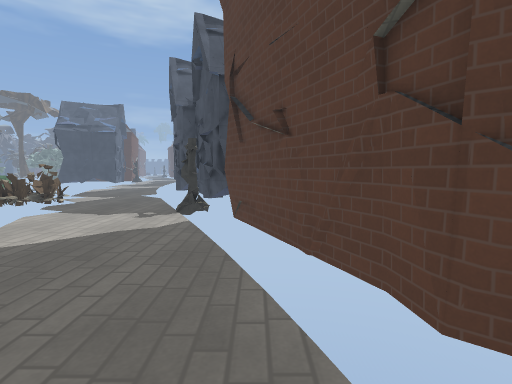
view 1 (above)

18 first-person views from a walk through a Godot game level. The camera is 1.4 m above the floor, tilts 4° down and sees 80° across. The floor is counted in squares, 1 m on a side. Each view is taken from the middle of a square. On the plan, view 1 faces up. The plan holds only what a view shows up to about 14 squares ahead; the rest is blank. The place goes on beyond the plan. Surface patterns are stand-ins for the level's own textures.

view 2
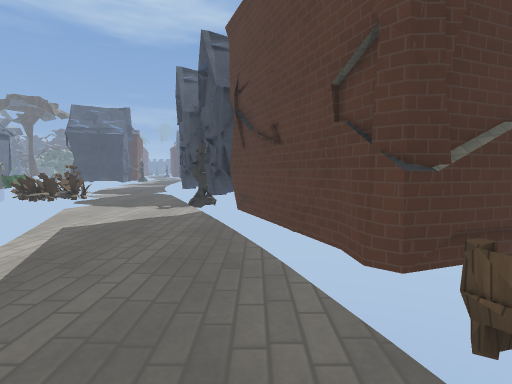

view 3
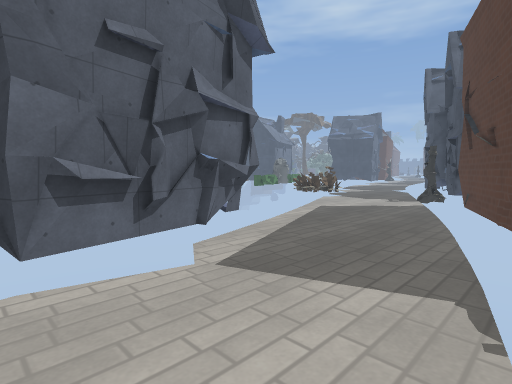

view 4
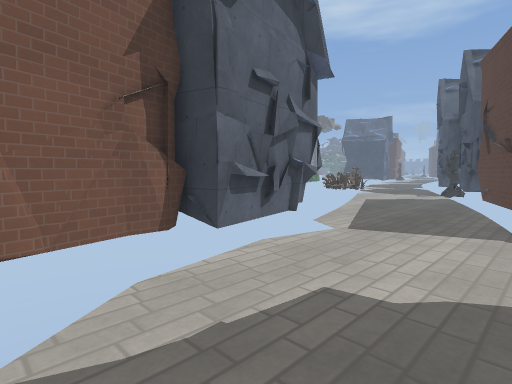

view 5
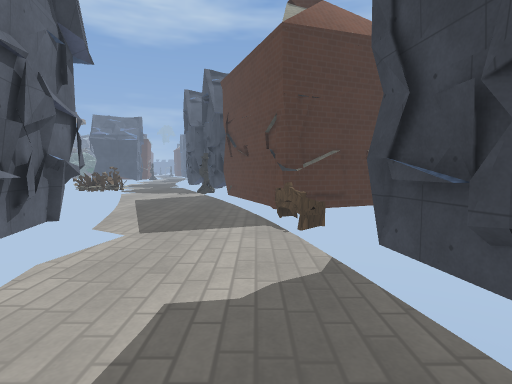

view 6
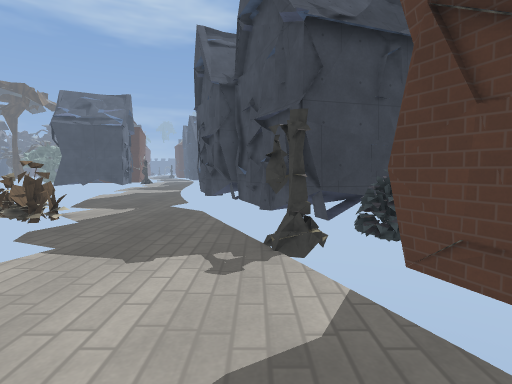

view 7
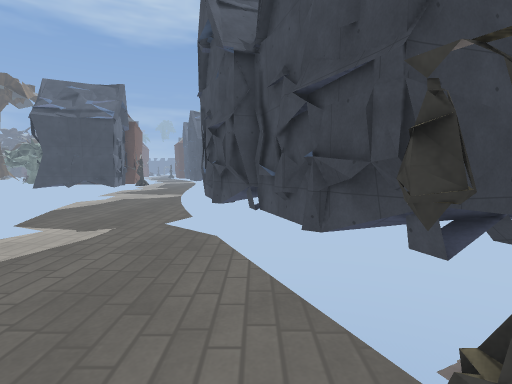

view 8
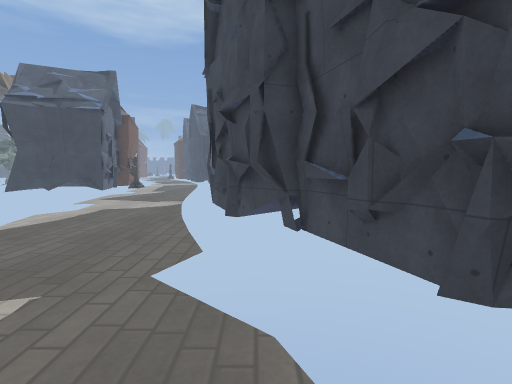

view 9
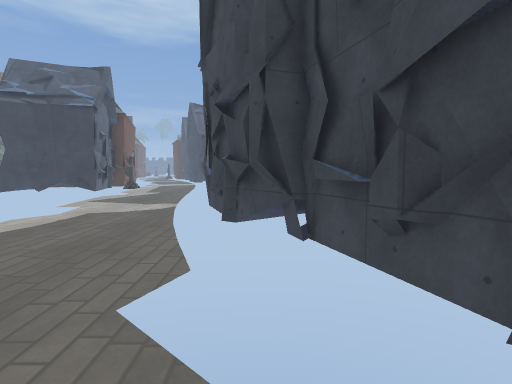

view 10
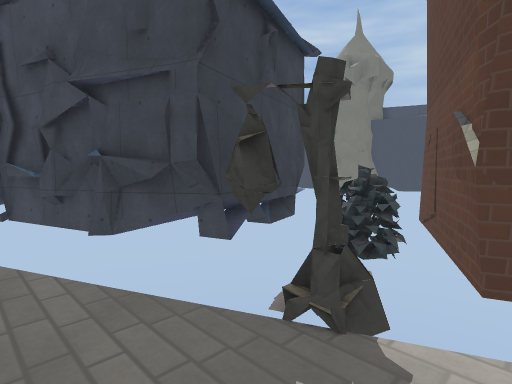

view 11
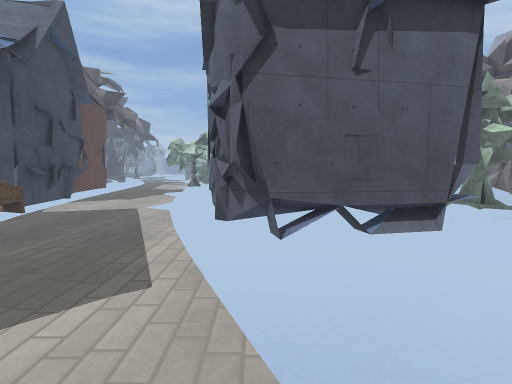

view 12
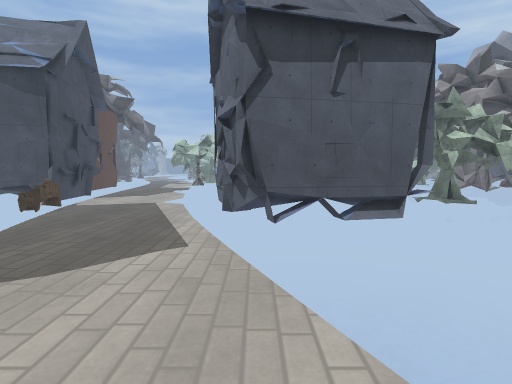

view 13
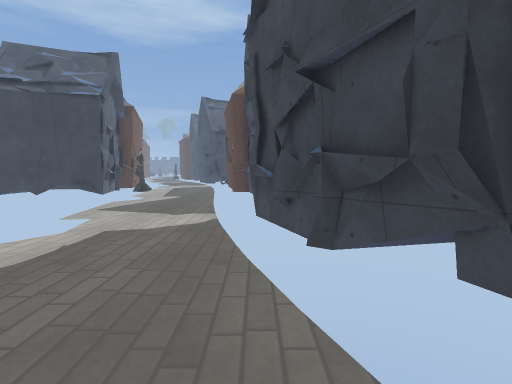

view 14
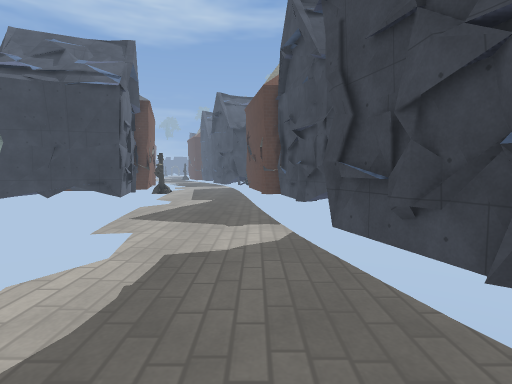

view 15
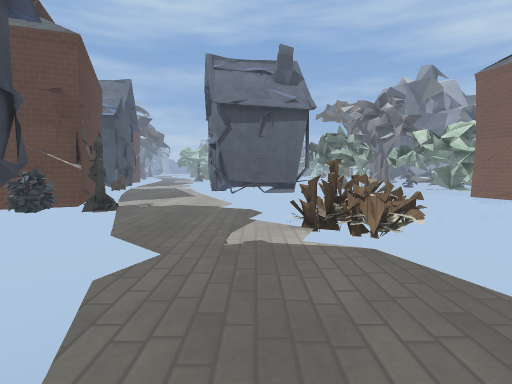

view 16
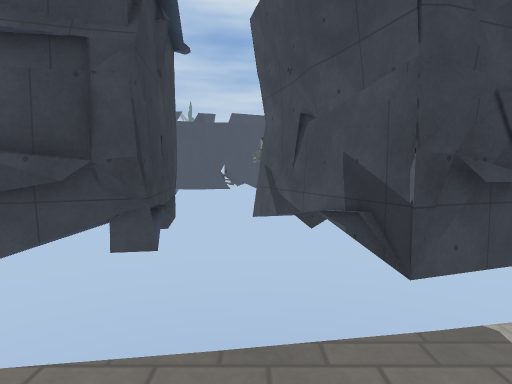

view 17
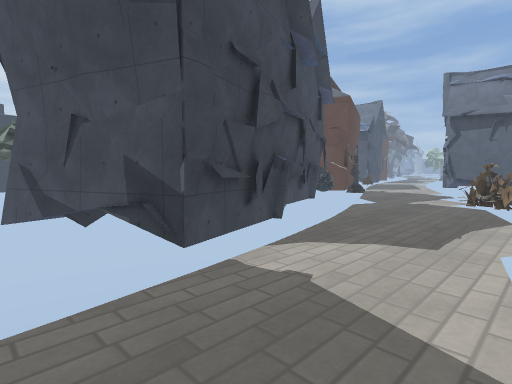

view 18
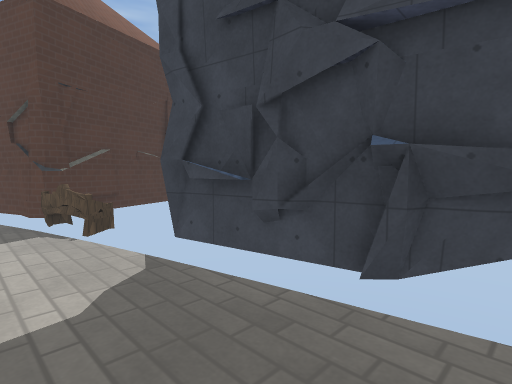

### Floor plan
Key: @ floor where view 1 was taken; # wall or solid block; . main floor; - floor 121.5 m lower than the main floor; = window, fence, low wall or low ledge; v drop or lower ground; B bench; T tree.
Columns run from 16 left of view 1 to 4 right of it. Each row starts with its distance up from view 1.
 33     ...  ##
 32    v...v v#   ##v
 31    v...v v###vv
 30    ....v
 29    v....     v#v
 28    v....v vv###
 27    v....v####
 26    v....v#
 25     v...vv#
 24      ....v#
 23     v....v##
 22     v....vv#
 21     v....vv##
 20      .....vv##
 19      v....v v#
 18      v....v  #
 17       ....v  ##
 16      vvv...v v#   ###
 15      #=..... v#=###vv
 14     =###....v ##vv
 13     =## v...v
 12         v....vvv#   v
 11         v.....#v#vv##
 10          v....vv####
  9          v....vv#
  8          v..... #
  7           v....v##
  6           v....vv#
  5            .....v#
  4            v....vv#
  3          vvv..... ###
  2      vv####vv....v-v
  1     v#=#  ##v....v
  0            # ...@vB
 -1            #vv....BB
 -2  T         #vv....B
 -3 TTT         # v...vv#
 -4            ## v...vv#
 -5            #  v....v#
 -6            #  v....v#
 -7            #v v....v#
 -8            #v v....v#
 -9                v...vv

Where each view was taken, in squares from view 1:
view 1: 0 up, 0 right, facing up
view 2: 2 down, 0 right, facing up
view 3: 5 down, 2 right, facing up-left
view 4: 9 down, 2 right, facing up-left
view 5: 9 down, 1 right, facing up
view 6: 5 up, 3 left, facing up
view 7: 9 up, 4 left, facing up
view 8: 13 up, 5 left, facing up
view 9: 14 up, 5 left, facing up
view 10: 9 up, 5 left, facing up-right
view 11: 9 up, 6 left, facing down
view 12: 11 up, 6 left, facing down
view 13: 17 up, 7 left, facing up
view 14: 19 up, 9 left, facing up
view 15: 22 up, 8 left, facing down
view 16: 29 up, 11 left, facing right
view 17: 30 up, 12 left, facing down-right
view 18: 9 down, 0 right, facing up-right
